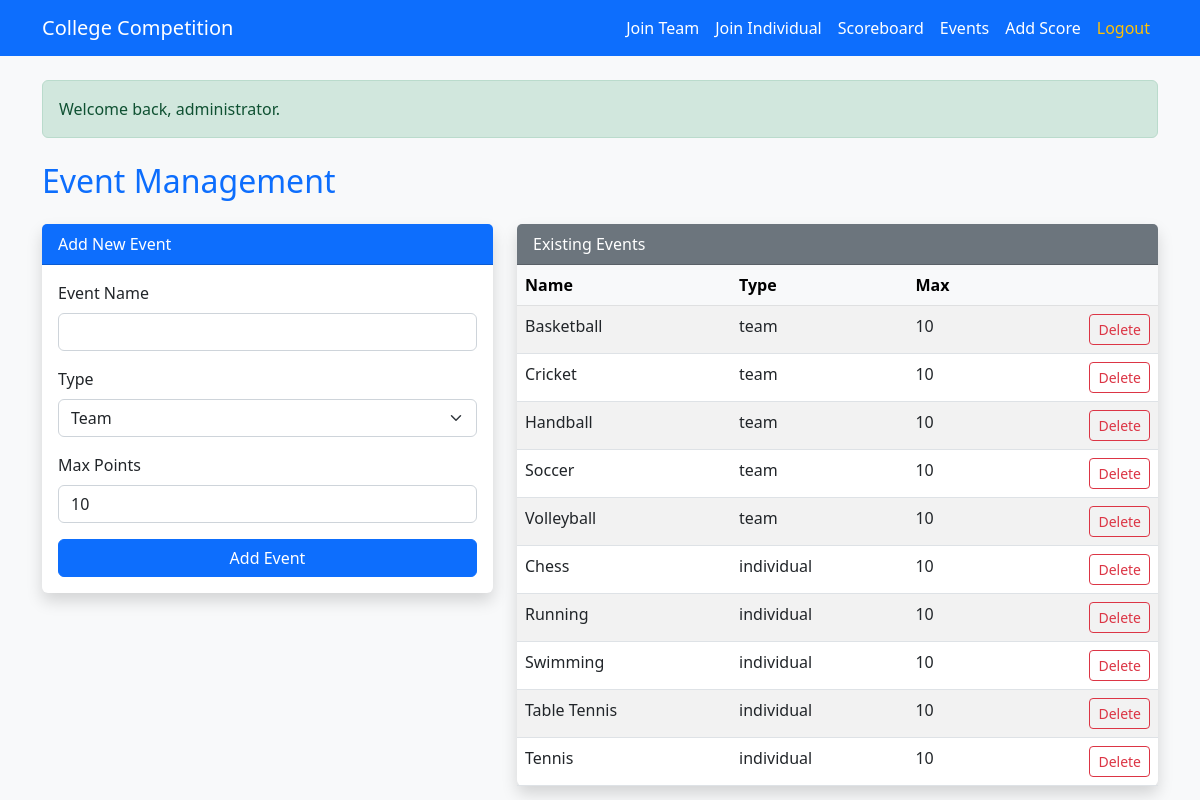
Page /event_management.php (signed in) on the committed database.
### tables this page shows
CREATE TABLE `events` (
    `event_id`   INT UNSIGNED NOT NULL AUTO_INCREMENT,
    `event_name` VARCHAR(100) NOT NULL,
    `event_type` ENUM('team','individual') NOT NULL,
    `max_points` INT UNSIGNED NOT NULL DEFAULT 10,
    PRIMARY KEY (`event_id`),
    UNIQUE KEY `uq_event_name_type` (`event_name`, `event_type`),
    CONSTRAINT `chk_max_points_positive` CHECK (`max_points` > 0)
);

### functions.php (called while the page is built, shortened)
<?php
function e($value): string
{
    return htmlspecialchars((string) $value, ENT_QUOTES, 'UTF-8');
}

### event_management.php (the view, shortened to what this page needs)
<?php
require_once __DIR__ . '/functions.php';
$db = get_db();
$events = $db->query(
    'SELECT event_id, event_name, event_type, max_points FROM events ORDER BY event_type, event_name'
)->fetch_all(MYSQLI_ASSOC);
require_once __DIR__ . '/head.php';
?>
<div class="container mt-4">
    <h2 class="text-primary mb-4">Event Management</h2>
    <div class="row">
        <div class="col-md-5 mb-4">
            <div class="card shadow border-0">
                <div class="card-header bg-primary text-white">Add New Event</div>
                <div class="card-body">
                    <form action="event_management.php" method="post">
                        <div class="mb-3">
                            <label class="form-label">Event Name</label>
                            <input type="text" name="event_name" class="form-control" maxlength="100" required>
                        </div>
                        <div class="mb-3">
                            <label class="form-label">Type</label>
                            <select name="event_type" class="form-select" required>
                                <option value="team">Team</option>
                            </select>
                        </div>
                        <div class="mb-3">
                            <label class="form-label">Max Points</label>
                            <input type="number" name="max_points" class="form-control" min="1" value="10" required>
                        </div>
                        <button type="submit" class="btn btn-primary w-100">Add Event</button>
                    </form>
                </div>
            </div>
        </div>
        <div class="col-md-7">
            <div class="card shadow border-0">
                <div class="card-header bg-secondary text-white">Existing Events</div>
                <div class="card-body p-0">
                    <table class="table table-striped mb-0">
                        <thead class="table-light">
                            <tr><th>Name</th><th>Type</th><th>Max</th><th></th></tr>
                        </thead>
                        <tbody>
                            <?php foreach ($events as $ev): ?>
                                <tr>
                                    <td><?= e($ev['event_name']) ?></td>
                                    <td><?= e($ev['event_type']) ?></td>
                                    <td><?= (int) $ev['max_points'] ?></td>
                                    <td class="text-end">
                                        <form action="event_management.php" method="post"
                                              onsubmit="return confirm('Delete this event and its scores?');">
                                            <button class="btn btn-sm btn-outline-danger">Delete</button>
                                        </form>
                                    </td>
                                </tr>
                            <?php endforeach; ?>
                        </tbody>
                    </table>
                </div>
            </div>
        </div>
    </div>
</div>
</body>
</html>

### rows in the picture
events: event_name "Basketball", event_type "team", max_points "10"
events: event_name "Cricket", event_type "team", max_points "10"
events: event_name "Handball", event_type "team", max_points "10"
events: event_name "Soccer", event_type "team", max_points "10"
events: event_name "Volleyball", event_type "team", max_points "10"
events: event_name "Chess", event_type "individual", max_points "10"
events: event_name "Running", event_type "individual", max_points "10"
events: event_name "Swimming", event_type "individual", max_points "10"
events: event_name "Table Tennis", event_type "individual", max_points "10"
events: event_name "Tennis", event_type "individual", max_points "10"

### other values in the picture
$flash['message'] "Welcome back, administrator."
